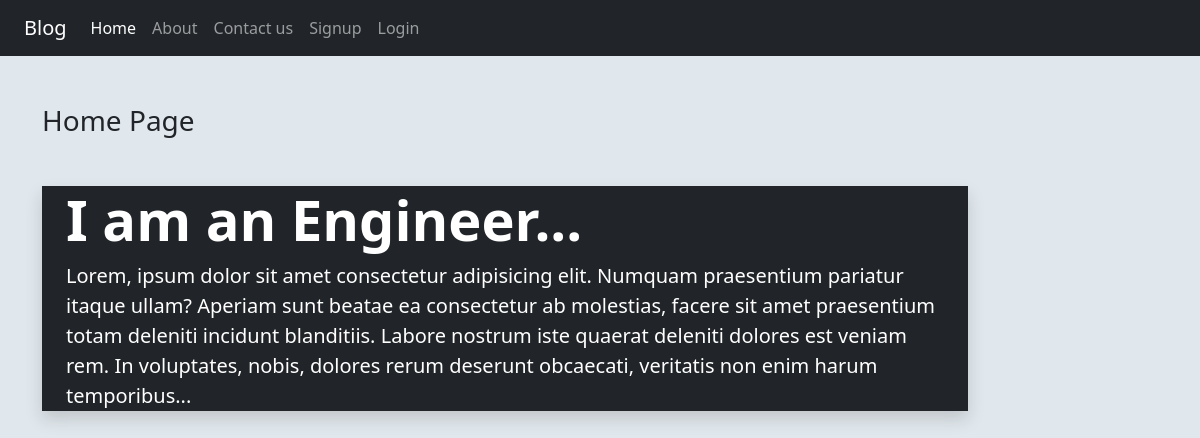
The page / on the database its author committed.
### myapp/models.py (models this page shows)
class Post(models.Model):
    title = models.CharField(max_length=90)
    desc = models.TextField()

### myapp/views.py (the view)
# urls.py: 2. Add a URL to urlpatterns:  path('', views.home, name='home')
def home(request):
    posts = Post.objects.all()
    return render(request,'myapp/home.html',{'posts':posts})

### myapp/templates/myapp/home.html
{% extends 'myapp/base.html' %}
{% load static %}
{% block content %}
<div class="col-sm-10">
    <h3 class="my-5">Home Page</h3>
    {% for post in posts %}
    <div class="jumbotron jumbotron-fluid bg-dark shadow">
        <div class="container">
          <h1 class="display-4 fw-bold text-white "><b>{{post.title}}</b></h1>
          <p class="lead text-white">{{post.desc}}</p>
        </div>
      </div>
      {% endfor %}
</div>
{% endblock content %}

### myapp/templates/myapp/base.html (shortened to what this page needs)
<!DOCTYPE html>
{% load static %}
<html lang="en">
<head>
    <link rel="stylesheet" href="{% static 'css/bootstrap.css' %}">
    <link rel="stylesheet" href="{% static 'css/style.css' %}">
</head>
<body>
    <div class="container-fluid bg-dark">
        {% include 'myapp/navbar.html' %}
    </div>
    <div class="container">
    <div class="row">
        {% block content %}
        {% endblock content %}
    </div>
</div>
</body>
</html>

### myapp/templates/myapp/navbar.html (shortened to what this page needs)
<nav class="navbar navbar-expand-lg navbar-dark bg-dark">
    <div class="container-fluid">
      <a class="navbar-brand" href="#">Blog</a>
      <div class="collapse navbar-collapse" id="navbarNav">
        <ul class="navbar-nav">
          <li class="nav-item">
            <a class="nav-link active" aria-current="page" href="/">Home</a>
          </li>
          <li class="nav-item">
            <a class="nav-link" href="{% url 'about' %}">About</a>
          </li>
          <li class="nav-item">
            <a class="nav-link" href="{% url 'contact' %}">Contact us</a>
          </li>
          {% if request.user.is_authenticated %}
          <li class="nav-item">
            <a class="nav-link" href="{% url 'dashboard' %}">Dashboard</a>
          </li>
          <li class="nav-item">
            <a class="nav-link" href="{% url 'user_logout' %}">Logout</a>
          </li>
          {% else %}
          <li class="nav-item">
            <a class="nav-link" href="{% url 'signup' %}">Signup</a>
          </li>
          <li class="nav-item">
            <a class="nav-link" href="{% url 'user_login' %}">Login</a>
          </li>
         {% endif %}
        </ul>
      </div>
  </nav>

### myapp/static/css/style.css (style rules this page uses)
body { background-color: #E1E8ED; }

### rows shown on the page
Post: title "I am an Engineer...", desc "Lorem, ipsum dolor sit amet consectetur adipisicing elit. Numquam praesentium pariatur itaque ullam? Aperiam sunt beatae ea consectetur ab molestias, facere sit amet praesentium totam deleniti incidunt blanditiis. Labore nostrum iste quaerat deleniti dolores est veniam rem. In voluptates, nobis, dolores rerum deserunt obcaecati, veritatis non enim harum temporibus..."
